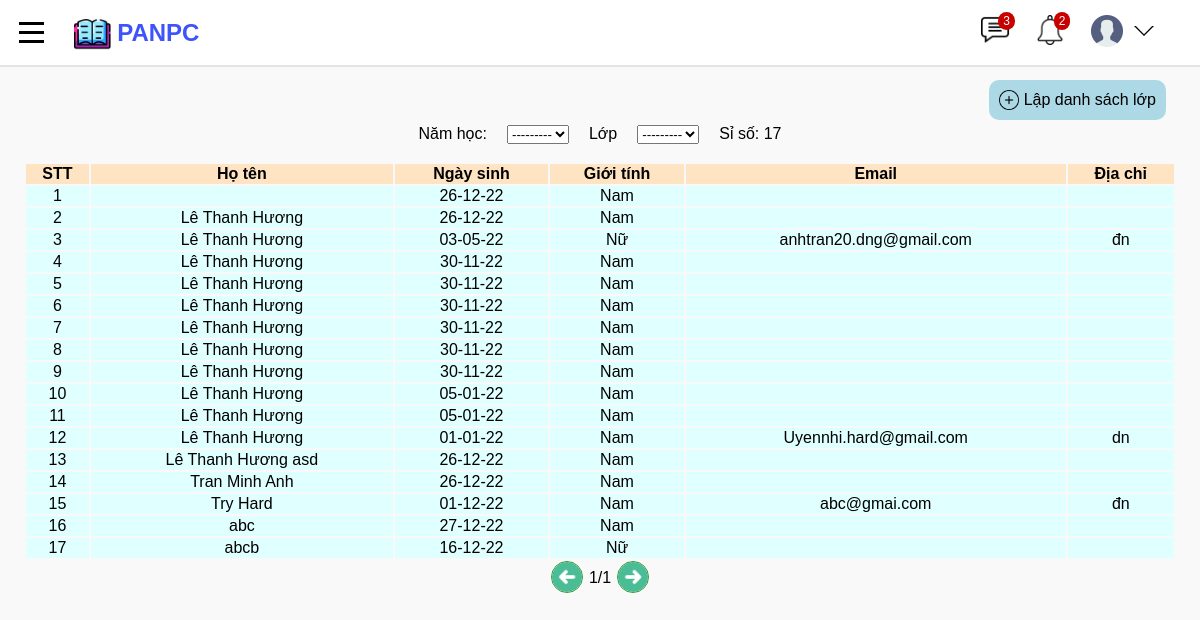
/danhsachlop/ (signed in), run on an earlier commit of the app's database.
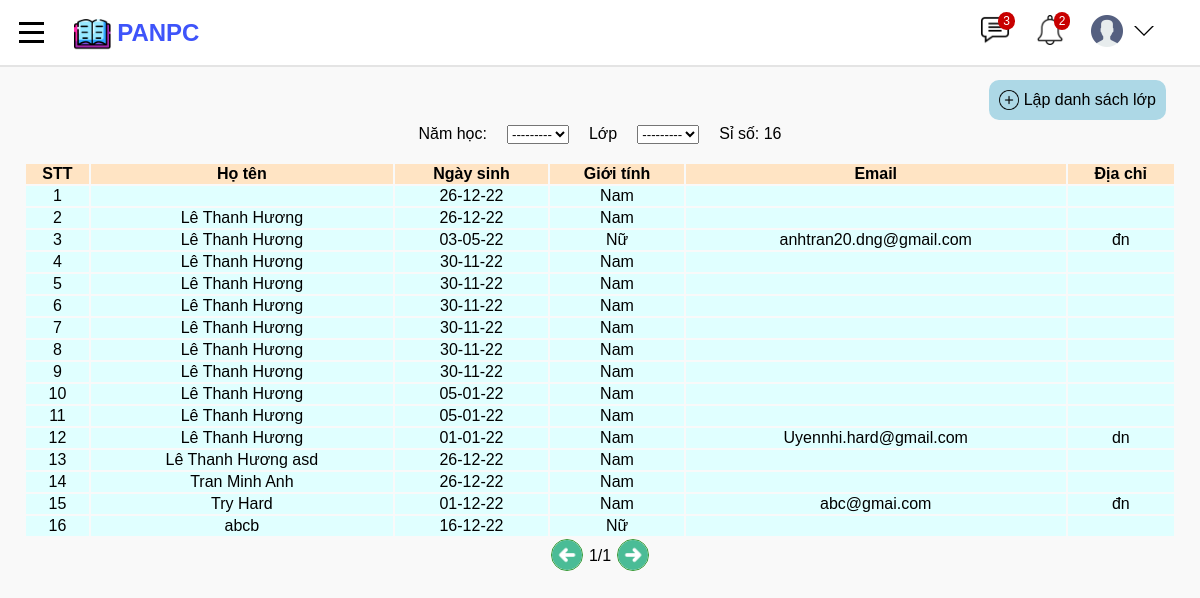
And on a later commit of the database.
### studentManager/models.py (models this page shows, shortened)
class Student(models.Model):
    user = models.OneToOneField(CustomUser, on_delete=models.CASCADE)
    classOfSchool = models.ManyToManyField(SchoolClass, blank=True)

class CustomUser(AbstractUser):
    USER_TYPE = (('1', "Admin"), ('2', "Teacher"), ('3', "Student"))
    SEX_CATELOGY = [("1", "Nam"), ("0", "Nữ")]
    now = date.today
    username = models.CharField(max_length=200, unique=True)
    role = models.CharField(default='1', choices=USER_TYPE, max_length=1)
    is_active = models.BooleanField(default=True)
    is_staff = models.BooleanField(default=False)
    is_superuser = models.BooleanField(default=False)
    name = models.CharField(default='', max_length=200)
    dateOfBirth = models.DateField(default=now)
    sex = models.CharField(default='1', choices=SEX_CATELOGY,max_length=1)
    phone = models.CharField(default='', max_length=20, blank=True)
    email = models.EmailField(default='', blank=True)
    address = models.TextField(default='', blank=True)
    USERNAME_FIELD = "username"
    REQUIRED_FIELDS = []
    objects = CustomUserManager()

### studentManager/views.py (the view)
# urls.py: path('danhsachlop/', views.dsLop, name = "dsLop"),
@login_required(login_url = 'loginpage')
def dsLop(request):
    students = Student.objects.all()
    class_filter = ClassFilter(request.GET, queryset=students)
    students = class_filter.qs.order_by('user__name')
    format_date = [s.user.dateOfBirth.strftime("%d-%m-%y") for s in students]
    n_students = students.count()
    context = {
        'students': zip(students, format_date),
        'class_filter': class_filter,
        'n_students': n_students,
    }
    return render(request, 'studentManager/dslop.html', context)

### studentManager/templates/studentManager/dslop.html (shortened to what this page needs)
{% extends 'studentManager/base.html' %}
{% load static %}
{% block content %}
<header class="tacvu">
  <a class="add" href="{% url 'chonNamHoc' %}">
    <img src="{% static 'images/add.png' %}" height="20px">
    <p>Lập danh sách lớp</p>
  </a>
</header>
<div class="list-year">
  <label for="years_topic">Năm học:</label>
    {{class_filter.form.year}}
  <label for="class_topic">Lớp</label>
  {{class_filter.form.classOfSchool}}
  <label>Sỉ số: {{n_students}}</label>
</div>
<table class="table">
  <tr>
    <th>STT</th>
    <th>Họ tên</th>
    <th>Ngày sinh</th>
    <th>Giới tính</th>
    <th>Email</th>
    <th>Địa chỉ</th>
  </tr>
  {% for student, date in students %}
    <tr class ="list">
      <td>{{ forloop.counter }}</td>
      <td>{{student.user.name}}</td>
      <td>{{date}}</td>
    {%if student.user.sex == '1'%}
      <td>Nam</td>
    {%else%}
      <td>Nữ</td>
    {%endif%}
      <td>{{student.user.email}}</td>
      <td>{{student.user.address}}</td>
    </tr>
  {% endfor %}
</table>
<div class="pagenumber">
  <button class="previous" type="previous">
    <img src="{% static 'images/previous.png' %}">
  </button>
  <p>1/1</p>
  <button class="next" type="next">
    <img src="{% static 'images/next.png' %}">
  </button>
</div>
{% endblock %}

What changed in the data, as far as the page shows it:
removed Student: user.name "abc", date "27-12-22", shows "Nam"
Also different on the page:
{{ n_students }}: "17" → "16"
